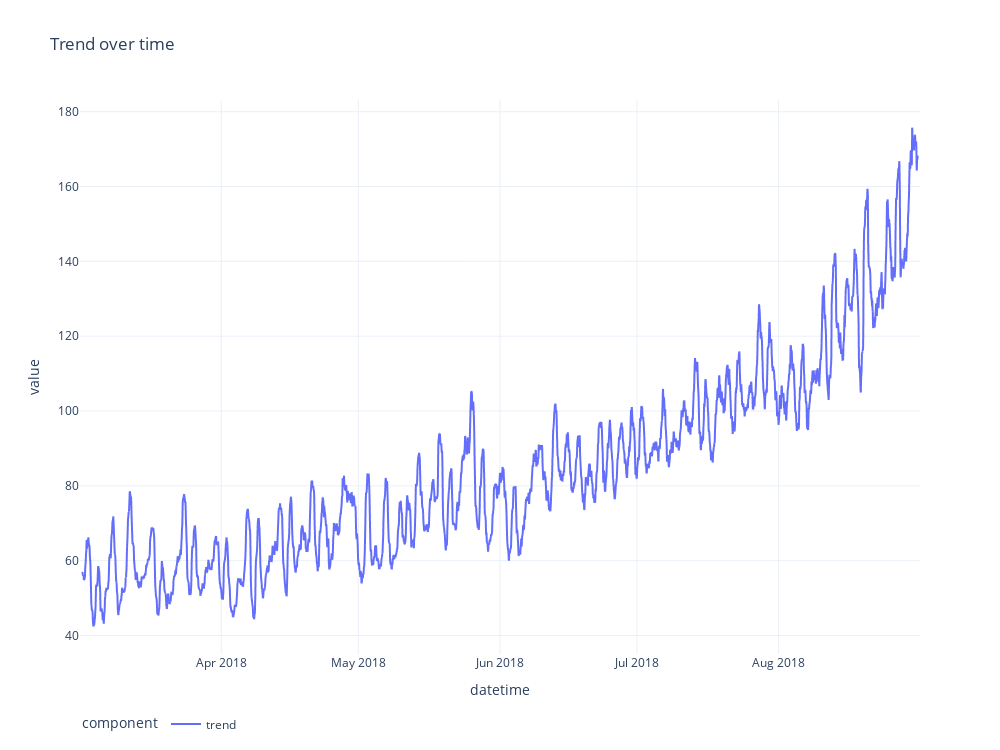
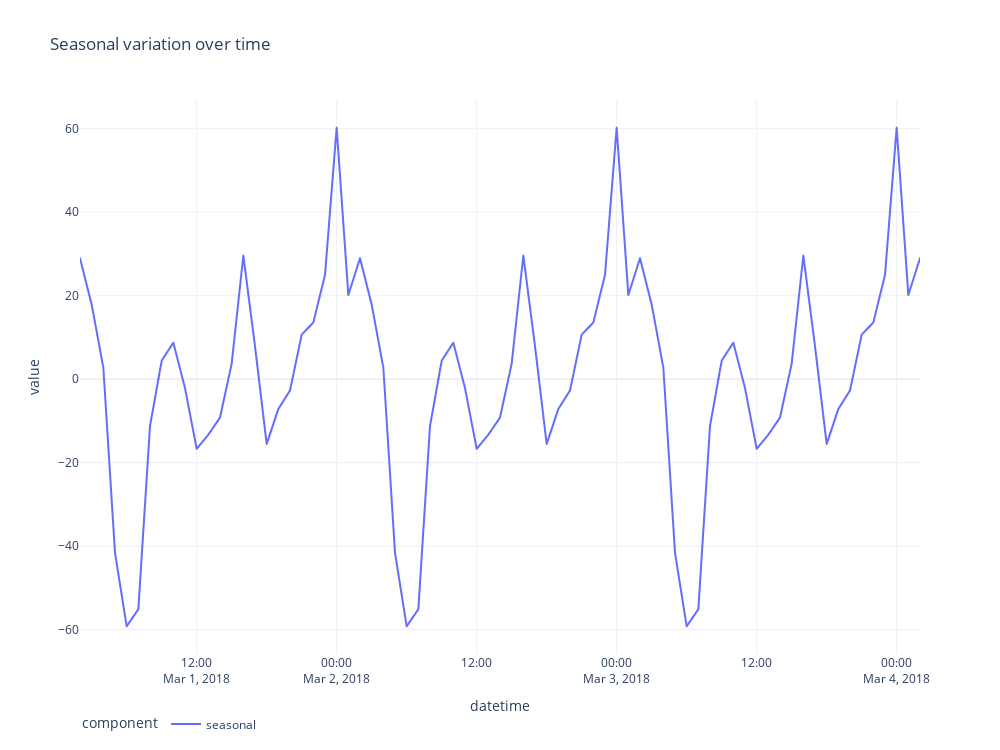
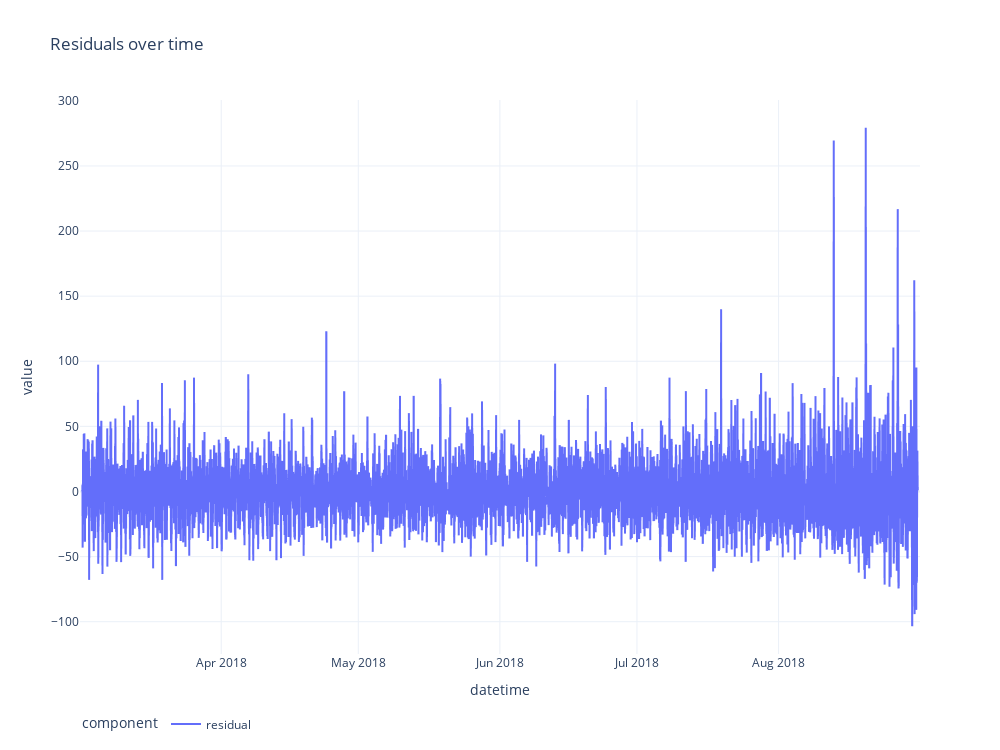

These figures' notebook cell, in order:
### Code cell
temp = seasonal_decompose(df_taxi_orders.num_orders, model='additive', period=24)

df_temp = pd.DataFrame({
    'datetime': df_taxi_orders.index,
    'trend': temp.trend,
    'seasonal': temp.seasonal,
    'residual': temp.resid
})

generate_plot('trend', 'Trend over time')
generate_plot(
    'seasonal', 'Seasonal variation over time',
    [df_temp.datetime.iloc[0], df_temp.datetime.iloc[0] + pd.Timedelta(days=3)]
)
generate_plot('residual', 'Residuals over time')

### Figure 1 — Plotly figure (JSON) as saved in the notebook; plotly's stock layout.template omitted (floating-point values rounded to 4 significant figures; data arrays with more than 128 entries replaced by an {"elided": "..."} marker saying what was removed)
{"data": [{"hovertemplate": "component=trend<br>datetime=%{x}<br>value=%{y}<extra></extra>", "legendgroup": "trend", "line": {"color": "#636efa", "dash": "solid"}, "marker": {"symbol": "circle"}, "mode": "lines", "name": "trend", "showlegend": true, "type": "scattergl", "x": {"elided": "4414 str values"}, "xaxis": "x", "y": {"elided": "4414 float values"}, "yaxis": "y"}], "layout": {"height": 750, "legend": {"orientation": "h", "title": {"text": "component"}, "tracegroupgap": 0}, "title": {"text": "Trend over time"}, "width": 1000, "xaxis": {"anchor": "y", "domain": [0, 1], "title": {"text": "datetime"}}, "yaxis": {"anchor": "x", "domain": [0, 1], "title": {"text": "value"}}}}

### Figure 2 — Plotly figure (JSON) as saved in the notebook; plotly's stock layout.template omitted (floating-point values rounded to 4 significant figures; data arrays with more than 128 entries replaced by an {"elided": "..."} marker saying what was removed)
{"data": [{"hovertemplate": "component=seasonal<br>datetime=%{x}<br>value=%{y}<extra></extra>", "legendgroup": "seasonal", "line": {"color": "#636efa", "dash": "solid"}, "marker": {"symbol": "circle"}, "mode": "lines", "name": "seasonal", "showlegend": true, "type": "scattergl", "x": {"elided": "4414 str values"}, "xaxis": "x", "y": {"elided": "4414 float values"}, "yaxis": "y"}], "layout": {"height": 750, "legend": {"orientation": "h", "title": {"text": "component"}, "tracegroupgap": 0}, "title": {"text": "Seasonal variation over time"}, "width": 1000, "xaxis": {"anchor": "y", "domain": [0, 1], "range": ["2018-03-01T02:00:00", "2018-03-04T02:00:00"], "title": {"text": "datetime"}}, "yaxis": {"anchor": "x", "domain": [0, 1], "title": {"text": "value"}}}}

### Figure 3 — Plotly figure (JSON) as saved in the notebook; plotly's stock layout.template omitted (floating-point values rounded to 4 significant figures; data arrays with more than 128 entries replaced by an {"elided": "..."} marker saying what was removed)
{"data": [{"hovertemplate": "component=residual<br>datetime=%{x}<br>value=%{y}<extra></extra>", "legendgroup": "residual", "line": {"color": "#636efa", "dash": "solid"}, "marker": {"symbol": "circle"}, "mode": "lines", "name": "residual", "showlegend": true, "type": "scattergl", "x": {"elided": "4414 str values"}, "xaxis": "x", "y": {"elided": "4414 float values"}, "yaxis": "y"}], "layout": {"height": 750, "legend": {"orientation": "h", "title": {"text": "component"}, "tracegroupgap": 0}, "title": {"text": "Residuals over time"}, "width": 1000, "xaxis": {"anchor": "y", "domain": [0, 1], "title": {"text": "datetime"}}, "yaxis": {"anchor": "x", "domain": [0, 1], "title": {"text": "value"}}}}
